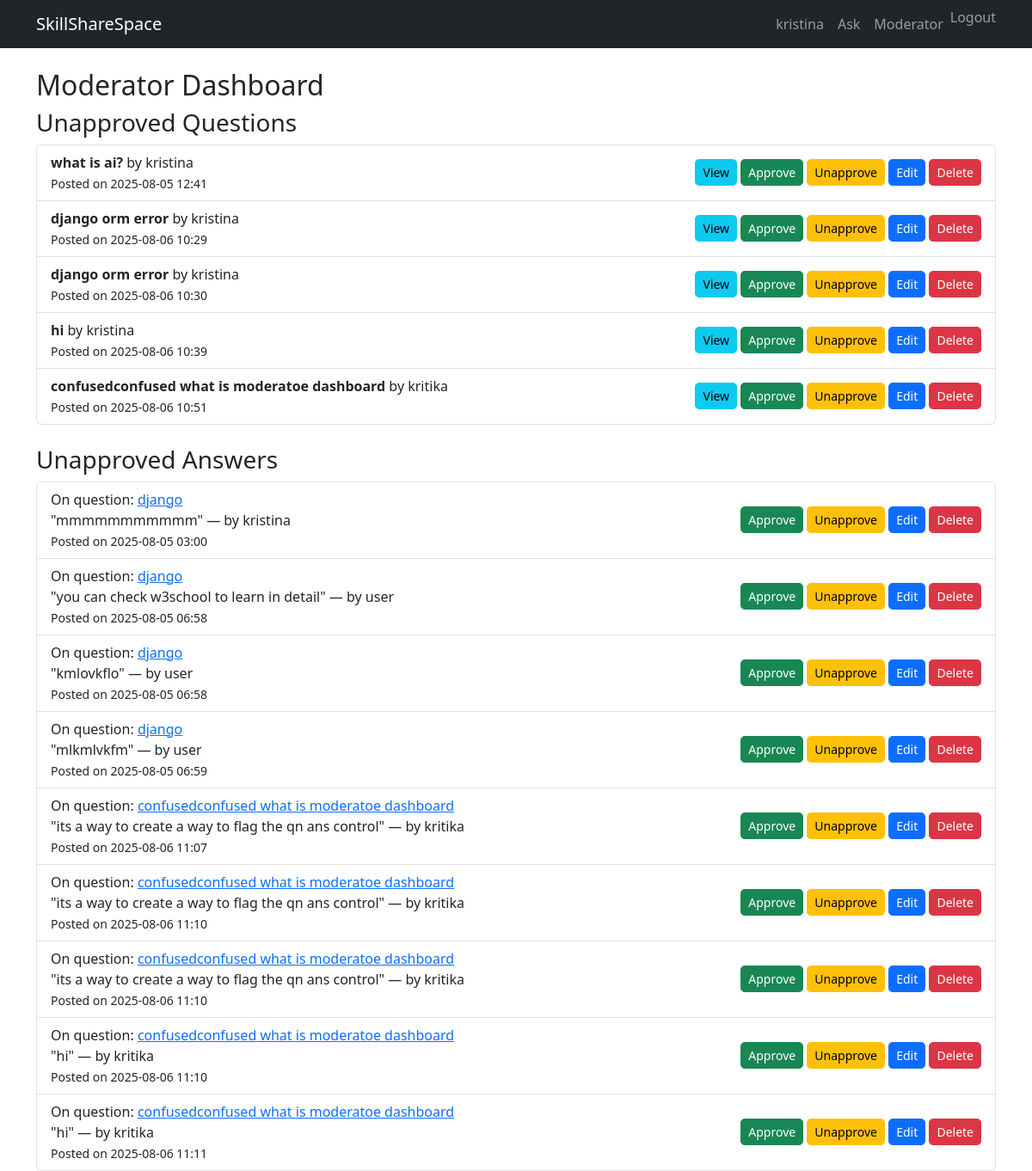
Page /moderator/ (signed in) on the earlier database version.
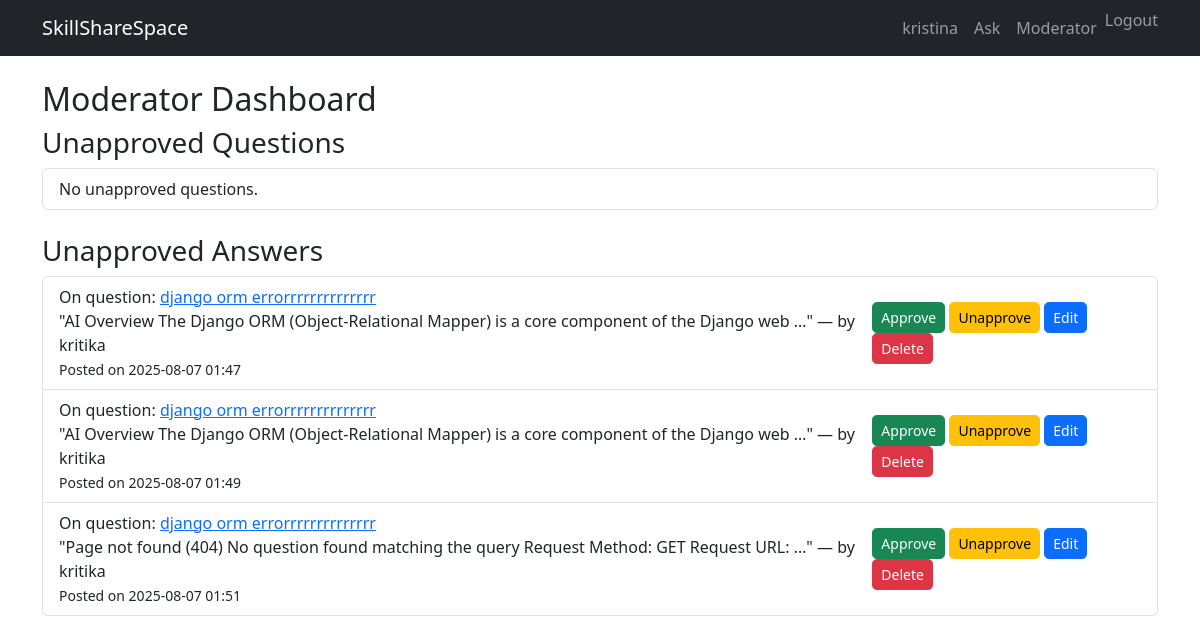
Same page on the later database version.
### skillsharespace_app/models.py (models this page shows, shortened)
class Question(models.Model):
    title = models.CharField(max_length=255)
    body = models.TextField()
    created_at = models.DateTimeField(default=timezone.now)
    updated_at = models.DateTimeField(auto_now=True)
    author = models.ForeignKey(User, on_delete=models.CASCADE)
    approved = models.BooleanField(default=False)
    views = models.PositiveIntegerField(default=0)

class Answer(models.Model):
    question = models.ForeignKey(Question, related_name='answers', on_delete=models.CASCADE)
    body = models.TextField()
    author = models.ForeignKey(User, on_delete=models.CASCADE)
    created_at = models.DateTimeField(default=timezone.now)
    approved = models.BooleanField(default=False)

### skillsharespace_app/views.py (the view)
# urls.py: path('moderator/', views.ModeratorDashboardView.as_view(), name='mod-dashboard'),
class ModeratorDashboardView(LoginRequiredMixin, UserPassesTestMixin, TemplateView):
    template_name = 'moderator/dashboard.html'
    def test_func(self):
        return self.request.user.is_staff
    def get_context_data(self, **kwargs):
        context = super().get_context_data(**kwargs)
        context['unapproved_questions'] = Question.objects.filter(approved=False)
        context['unapproved_answers'] = Answer.objects.filter(approved=False)
        context['unresolved_flags'] = Flag.objects.filter(resolved=False)
        return context

### templates/moderator/dashboard.html (shortened to what this page needs)
{% extends "qa/base.html" %}
{% block content %}
<h2>Moderator Dashboard</h2>
<h3>Unapproved Questions</h3>
<ul class="list-group mb-4">
    {% for question in unapproved_questions %}
    <li class="list-group-item d-flex justify-content-between align-items-center">
        <div>
            <strong>{{ question.title }}</strong> by {{ question.author.username }}
            <br>
            <small>Posted on {{ question.created_at|date:"Y-m-d H:i" }}</small>
        </div>
        <div>
            <a href="{% url 'question-detail' question.pk %}" class="btn btn-sm btn-info">View</a>
            <a href="{% url 'approve-question' question.pk %}" class="btn btn-sm btn-success">Approve</a>
            <a href="{% url 'unapprove-question' question.pk %}" class="btn btn-sm btn-warning">Unapprove</a>
            <a href="{% url 'moderator-question-edit' question.pk %}" class="btn btn-sm btn-primary">Edit</a>
            <a href="{% url 'question-delete' question.pk %}" class="btn btn-sm btn-danger">Delete</a>
        </div>
    </li>
    {% empty %}
    <li class="list-group-item">No unapproved questions.</li>
    {% endfor %}
</ul>
<h3>Unapproved Answers</h3>
<ul class="list-group">
    {% for answer in unapproved_answers %}
    <li class="list-group-item d-flex justify-content-between align-items-center">
        <div>
            On question: <a href="{% url 'question-detail' answer.question.pk %}">{{ answer.question.title }}</a><br>
            "{{ answer.body|truncatewords:15 }}" — by {{ answer.author.username }}<br>
            <small>Posted on {{ answer.created_at|date:"Y-m-d H:i" }}</small>
        </div>
        <div>
            <a href="{% url 'approve-answer' answer.pk %}" class="btn btn-sm btn-success">Approve</a>
            <a href="{% url 'unapprove-answer' answer.pk %}" class="btn btn-sm btn-warning">Unapprove</a>
            <a href="{% url 'moderator-answer-edit' answer.pk %}" class="btn btn-sm btn-primary">Edit</a>
            <a href="{% url 'moderator-answer-delete' answer.pk %}" class="btn btn-sm btn-danger">Delete</a>
        </div>
    </li>
    {% empty %}
    <li class="list-group-item">No unapproved answers.</li>
    {% endfor %}
</ul>
{% endblock %}

Differences in the rows shown:
no longer on this page (row edited): Question: title "what is ai?", author.username "kristina", created_at "2025-08-05 12:41"
no longer on this page (row edited): Question: title "django orm error", author.username "kristina", created_at "2025-08-06 10:29"
no longer on this page (row edited): Question: title "django orm error", author.username "kristina", created_at "2025-08-06 10:30"
removed Question: title "hi", author.username "kristina", created_at "2025-08-06 10:39"
no longer on this page (row edited): Question: title "confusedconfused what is moderatoe dashboard", author.username "kritika", created_at "2025-08-06 10:51"
removed Answer: question "django", body "mmmmmmmmmmm", author.username "kristina", created_at "2025-08-05 03:00"
removed Answer: question "django", body "you can check w3school to learn in detail", author.username "user", created_at "2025-08-05 06:58"
removed Answer: question "django", body "kmlovkflo", author.username "user", created_at "2025-08-05 06:58"
removed Answer: question "django", body "mlkmlvkfm", author.username "user", created_at "2025-08-05 06:59"
removed Answer: question "confusedconfused what is moderatoe dashboard", body "its a way to create a way to flag the qn ans control", author.username "kritika", created_at "2025-08-06 11:07"
removed Answer: question "confusedconfused what is moderatoe dashboard", body "its a way to create a way to flag the qn ans control", author.username "kritika", created_at "2025-08-06 11:10"
no longer on this page (row edited): Answer: question "confusedconfused what is moderatoe dashboard", body "its a way to create a way to flag the qn ans control", author.username "kritika", created_at "2025-08-06 11:10"
no longer on this page (row edited): Answer: question "confusedconfused what is moderatoe dashboard", body "hi", author.username "kritika", created_at "2025-08-06 11:10"
no longer on this page (row edited): Answer: question "confusedconfused what is moderatoe dashboard", body "hi", author.username "kritika", created_at "2025-08-06 11:11"
added Answer: question "django orm errorrrrrrrrrrrrrr", body "AI Overview The Django ORM (Object-Relational Mapper) is a core component of the Django web …", author.username "kritika", created_at "2025-08-07 01:47"
added Answer: question "django orm errorrrrrrrrrrrrrr", body "AI Overview The Django ORM (Object-Relational Mapper) is a core component of the Django web …", author.username "kritika", created_at "2025-08-07 01:49"
added Answer: question "django orm errorrrrrrrrrrrrrr", body "Page not found (404) No question found matching the query Request Method: GET Request URL: …", author.username "kritika", created_at "2025-08-07 01:51"
Other differences:
text now shown: "No unapproved questions."
